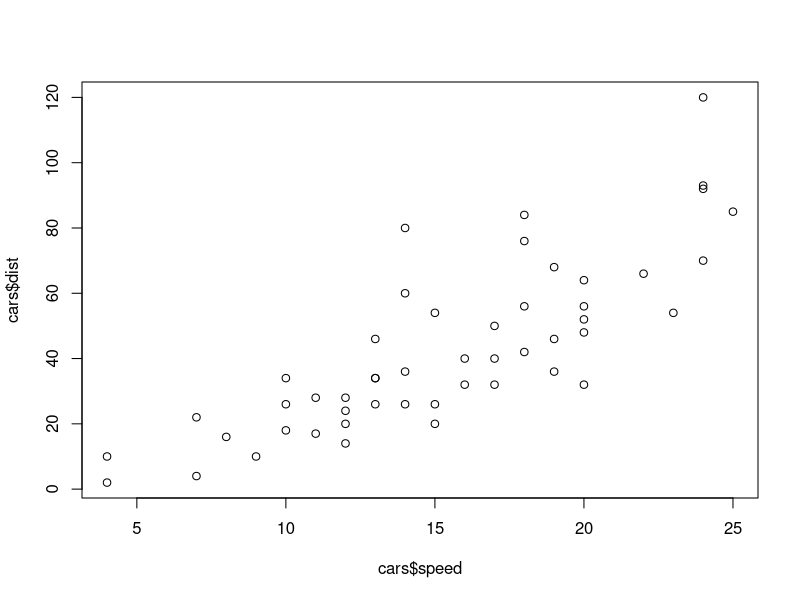
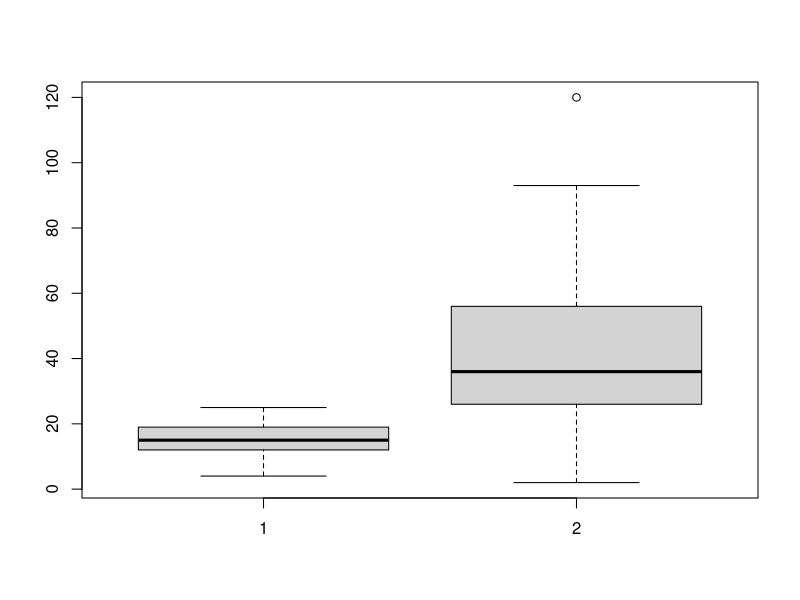

R code for these plots, in order:

# use cases for R

# load data
data(cars)
data(iris)


# eda
View(cars)
View(iris)

head(cars)
head(iris)

summary(cars)

# unique values of categorical variable 
unique(iris$Species)


# vizualization 
plot(cars$speed, cars$dist)
boxplot(cars$speed,  cars$dist)



# data analysis
cor(cars$speed, cars$dist)
# positive high correlation -- make a linear model 


cars_lm = lm(cars$dist ~  cars$speed)


summary(cars_lm)




